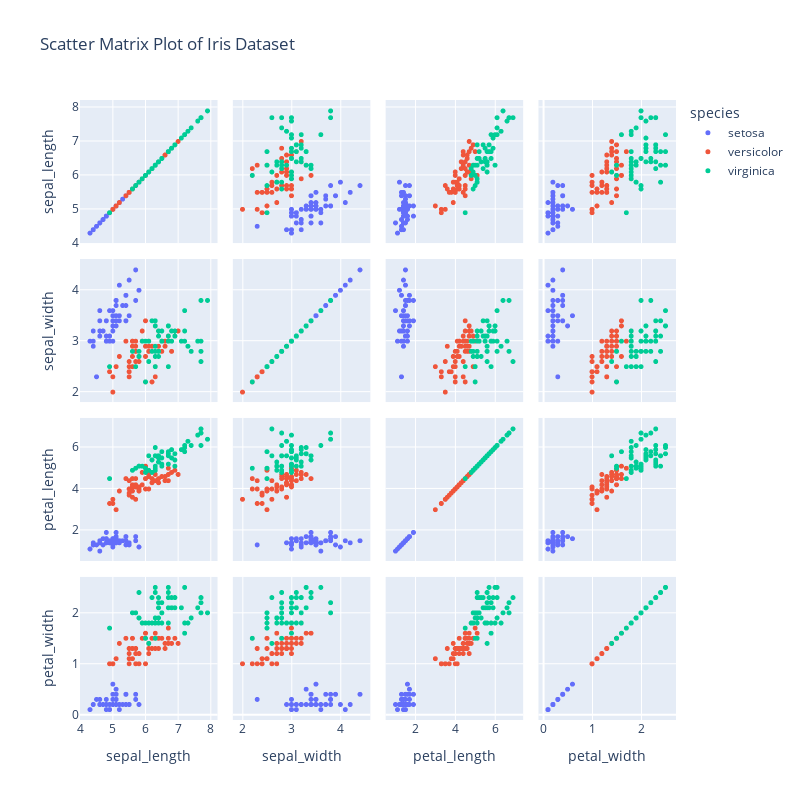

The cell this chart's notebook holds for it:
### Markdown cell above
**Q4. Using the iris dataset in the Plotly library, Plot a scatter matrix plot, using the "species" column for the color parameter.**

**Note: Use "sepal_length", "sepal_width", "petal_length", "petal_width" columns only with the dimensions parameter.**

### Code cell
import plotly.express as px
import plotly.graph_objects as go
import seaborn as sns

# Load the Iris dataset
iris= sns.load_dataset("iris")

# Create a scatter matrix plot using Plotly Express
fig = px.scatter_matrix(
    iris,
    dimensions=['sepal_length', 'sepal_width', 'petal_length', 'petal_width'],
    color='species',
    title='Scatter Matrix Plot of Iris Dataset',
    height=800, width=800
)

# Update marker properties
fig.update_traces(marker=dict(size=5))

# Show the plot
fig.show()

### Figure 1 — Plotly figure (JSON) as saved in the notebook; plotly's stock layout.template omitted (floating-point values rounded to 4 significant figures)
{"data": [{"dimensions": [{"axis": {"matches": true}, "label": "sepal_length", "values": [5.1, 4.9, 4.7, 4.6, 5, 5.4, 4.6, 5, 4.4, 4.9, 5.4, 4.8, 4.8, 4.3, 5.8, 5.7, 5.4, 5.1, 5.7, 5.1, 5.4, 5.1, 4.6, 5.1, 4.8, 5, 5, 5.2, 5.2, 4.7, 4.8, 5.4, 5.2, 5.5, 4.9, 5, 5.5, 4.9, 4.4, 5.1, 5, 4.5, 4.4, 5, 5.1, 4.8, 5.1, 4.6, 5.3, 5]}, {"axis": {"matches": true}, "label": "sepal_width", "values": [3.5, 3, 3.2, 3.1, 3.6, 3.9, 3.4, 3.4, 2.9, 3.1, 3.7, 3.4, 3, 3, 4, 4.4, 3.9, 3.5, 3.8, 3.8, 3.4, 3.7, 3.6, 3.3, 3.4, 3, 3.4, 3.5, 3.4, 3.2, 3.1, 3.4, 4.1, 4.2, 3.1, 3.2, 3.5, 3.6, 3, 3.4, 3.5, 2.3, 3.2, 3.5, 3.8, 3, 3.8, 3.2, 3.7, 3.3]}, {"axis": {"matches": true}, "label": "petal_length", "values": [1.4, 1.4, 1.3, 1.5, 1.4, 1.7, 1.4, 1.5, 1.4, 1.5, 1.5, 1.6, 1.4, 1.1, 1.2, 1.5, 1.3, 1.4, 1.7, 1.5, 1.7, 1.5, 1, 1.7, 1.9, 1.6, 1.6, 1.5, 1.4, 1.6, 1.6, 1.5, 1.5, 1.4, 1.5, 1.2, 1.3, 1.4, 1.3, 1.5, 1.3, 1.3, 1.3, 1.6, 1.9, 1.4, 1.6, 1.4, 1.5, 1.4]}, {"axis": {"matches": true}, "label": "petal_width", "values": [0.2, 0.2, 0.2, 0.2, 0.2, 0.4, 0.3, 0.2, 0.2, 0.1, 0.2, 0.2, 0.1, 0.1, 0.2, 0.4, 0.4, 0.3, 0.3, 0.3, 0.2, 0.4, 0.2, 0.5, 0.2, 0.2, 0.4, 0.2, 0.2, 0.2, 0.2, 0.4, 0.1, 0.2, 0.2, 0.2, 0.2, 0.1, 0.2, 0.2, 0.3, 0.3, 0.2, 0.6, 0.4, 0.3, 0.2, 0.2, 0.2, 0.2]}], "hovertemplate": "species=setosa<br>%{xaxis.title.text}=%{x}<br>%{yaxis.title.text}=%{y}<extra></extra>", "legendgroup": "setosa", "marker": {"color": "#636efa", "size": 5, "symbol": "circle"}, "name": "setosa", "showlegend": true, "type": "splom"}, {"dimensions": [{"axis": {"matches": true}, "label": "sepal_length", "values": [7, 6.4, 6.9, 5.5, 6.5, 5.7, 6.3, 4.9, 6.6, 5.2, 5, 5.9, 6, 6.1, 5.6, 6.7, 5.6, 5.8, 6.2, 5.6, 5.9, 6.1, 6.3, 6.1, 6.4, 6.6, 6.8, 6.7, 6, 5.7, 5.5, 5.5, 5.8, 6, 5.4, 6, 6.7, 6.3, 5.6, 5.5, 5.5, 6.1, 5.8, 5, 5.6, 5.7, 5.7, 6.2, 5.1, 5.7]}, {"axis": {"matches": true}, "label": "sepal_width", "values": [3.2, 3.2, 3.1, 2.3, 2.8, 2.8, 3.3, 2.4, 2.9, 2.7, 2, 3, 2.2, 2.9, 2.9, 3.1, 3, 2.7, 2.2, 2.5, 3.2, 2.8, 2.5, 2.8, 2.9, 3, 2.8, 3, 2.9, 2.6, 2.4, 2.4, 2.7, 2.7, 3, 3.4, 3.1, 2.3, 3, 2.5, 2.6, 3, 2.6, 2.3, 2.7, 3, 2.9, 2.9, 2.5, 2.8]}, {"axis": {"matches": true}, "label": "petal_length", "values": [4.7, 4.5, 4.9, 4, 4.6, 4.5, 4.7, 3.3, 4.6, 3.9, 3.5, 4.2, 4, 4.7, 3.6, 4.4, 4.5, 4.1, 4.5, 3.9, 4.8, 4, 4.9, 4.7, 4.3, 4.4, 4.8, 5, 4.5, 3.5, 3.8, 3.7, 3.9, 5.1, 4.5, 4.5, 4.7, 4.4, 4.1, 4, 4.4, 4.6, 4, 3.3, 4.2, 4.2, 4.2, 4.3, 3, 4.1]}, {"axis": {"matches": true}, "label": "petal_width", "values": [1.4, 1.5, 1.5, 1.3, 1.5, 1.3, 1.6, 1, 1.3, 1.4, 1, 1.5, 1, 1.4, 1.3, 1.4, 1.5, 1, 1.5, 1.1, 1.8, 1.3, 1.5, 1.2, 1.3, 1.4, 1.4, 1.7, 1.5, 1, 1.1, 1, 1.2, 1.6, 1.5, 1.6, 1.5, 1.3, 1.3, 1.3, 1.2, 1.4, 1.2, 1, 1.3, 1.2, 1.3, 1.3, 1.1, 1.3]}], "hovertemplate": "species=versicolor<br>%{xaxis.title.text}=%{x}<br>%{yaxis.title.text}=%{y}<extra></extra>", "legendgroup": "versicolor", "marker": {"color": "#EF553B", "size": 5, "symbol": "circle"}, "name": "versicolor", "showlegend": true, "type": "splom"}, {"dimensions": [{"axis": {"matches": true}, "label": "sepal_length", "values": [6.3, 5.8, 7.1, 6.3, 6.5, 7.6, 4.9, 7.3, 6.7, 7.2, 6.5, 6.4, 6.8, 5.7, 5.8, 6.4, 6.5, 7.7, 7.7, 6, 6.9, 5.6, 7.7, 6.3, 6.7, 7.2, 6.2, 6.1, 6.4, 7.2, 7.4, 7.9, 6.4, 6.3, 6.1, 7.7, 6.3, 6.4, 6, 6.9, 6.7, 6.9, 5.8, 6.8, 6.7, 6.7, 6.3, 6.5, 6.2, 5.9]}, {"axis": {"matches": true}, "label": "sepal_width", "values": [3.3, 2.7, 3, 2.9, 3, 3, 2.5, 2.9, 2.5, 3.6, 3.2, 2.7, 3, 2.5, 2.8, 3.2, 3, 3.8, 2.6, 2.2, 3.2, 2.8, 2.8, 2.7, 3.3, 3.2, 2.8, 3, 2.8, 3, 2.8, 3.8, 2.8, 2.8, 2.6, 3, 3.4, 3.1, 3, 3.1, 3.1, 3.1, 2.7, 3.2, 3.3, 3, 2.5, 3, 3.4, 3]}, {"axis": {"matches": true}, "label": "petal_length", "values": [6, 5.1, 5.9, 5.6, 5.8, 6.6, 4.5, 6.3, 5.8, 6.1, 5.1, 5.3, 5.5, 5, 5.1, 5.3, 5.5, 6.7, 6.9, 5, 5.7, 4.9, 6.7, 4.9, 5.7, 6, 4.8, 4.9, 5.6, 5.8, 6.1, 6.4, 5.6, 5.1, 5.6, 6.1, 5.6, 5.5, 4.8, 5.4, 5.6, 5.1, 5.1, 5.9, 5.7, 5.2, 5, 5.2, 5.4, 5.1]}, {"axis": {"matches": true}, "label": "petal_width", "values": [2.5, 1.9, 2.1, 1.8, 2.2, 2.1, 1.7, 1.8, 1.8, 2.5, 2, 1.9, 2.1, 2, 2.4, 2.3, 1.8, 2.2, 2.3, 1.5, 2.3, 2, 2, 1.8, 2.1, 1.8, 1.8, 1.8, 2.1, 1.6, 1.9, 2, 2.2, 1.5, 1.4, 2.3, 2.4, 1.8, 1.8, 2.1, 2.4, 2.3, 1.9, 2.3, 2.5, 2.3, 1.9, 2, 2.3, 1.8]}], "hovertemplate": "species=virginica<br>%{xaxis.title.text}=%{x}<br>%{yaxis.title.text}=%{y}<extra></extra>", "legendgroup": "virginica", "marker": {"color": "#00cc96", "size": 5, "symbol": "circle"}, "name": "virginica", "showlegend": true, "type": "splom"}], "layout": {"dragmode": "select", "height": 800, "legend": {"title": {"text": "species"}, "tracegroupgap": 0}, "title": {"text": "Scatter Matrix Plot of Iris Dataset"}, "width": 800, "xaxis": {"autorange": true, "range": [3.993, 8.207], "type": "linear"}, "xaxis2": {"autorange": true, "range": [1.795, 4.605], "type": "linear"}, "xaxis3": {"autorange": true, "range": [0.4967, 7.403], "type": "linear"}, "xaxis4": {"autorange": true, "range": [-0.1047, 2.705], "type": "linear"}, "yaxis": {"autorange": true, "range": [3.993, 8.207], "type": "linear"}, "yaxis2": {"autorange": true, "range": [1.795, 4.605], "type": "linear"}, "yaxis3": {"autorange": true, "range": [0.4967, 7.403], "type": "linear"}, "yaxis4": {"autorange": true, "range": [-0.1047, 2.705], "type": "linear"}}}
